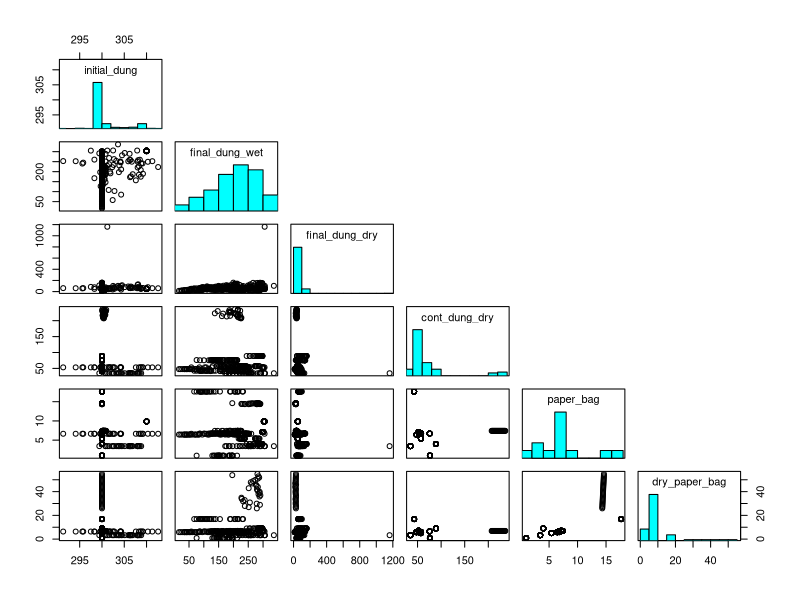
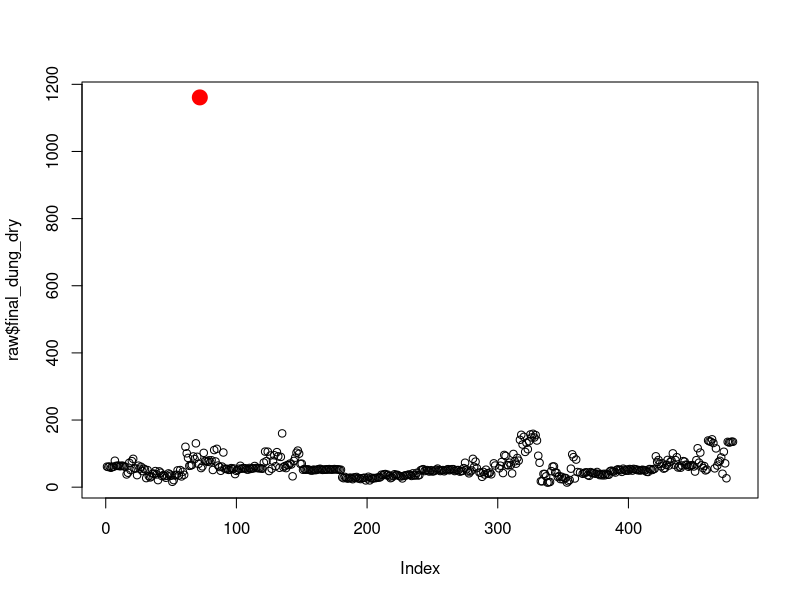
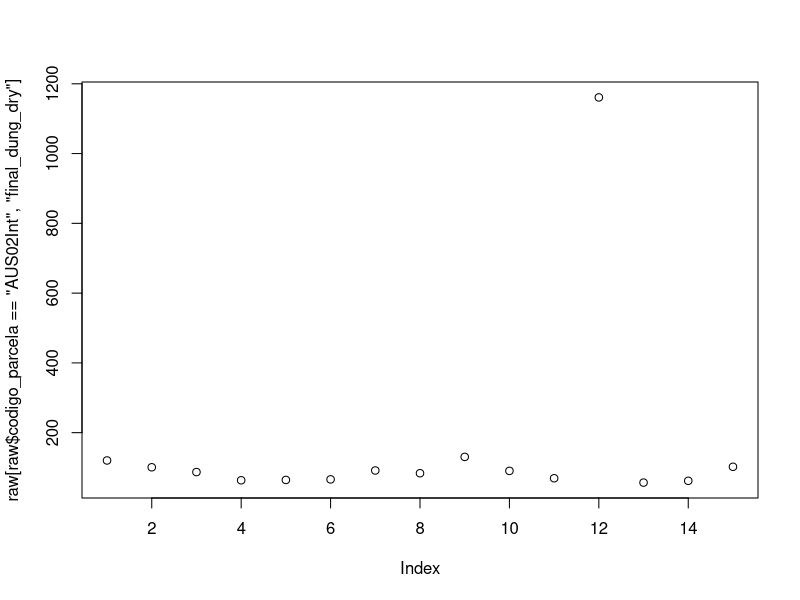
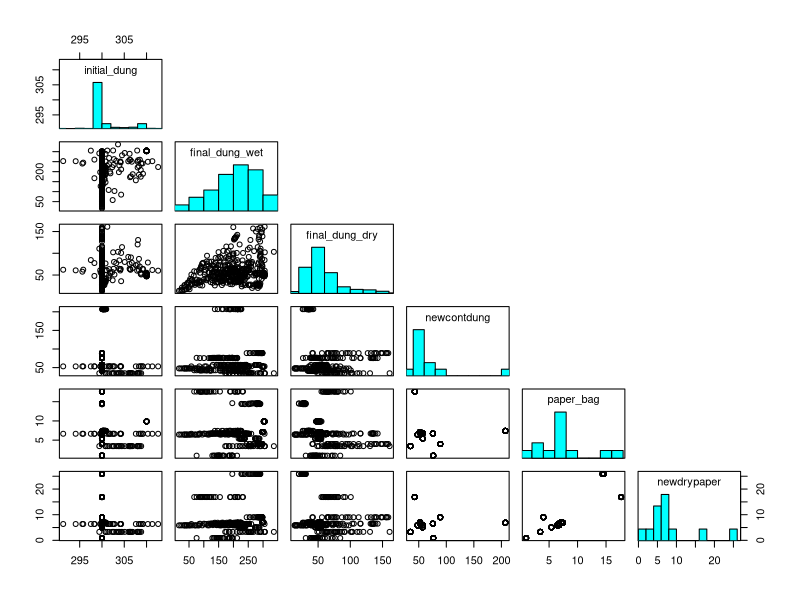
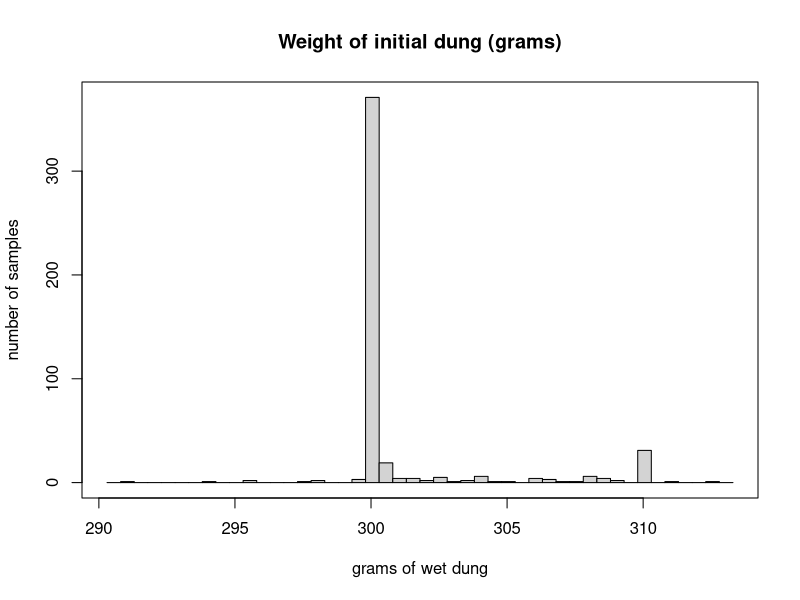
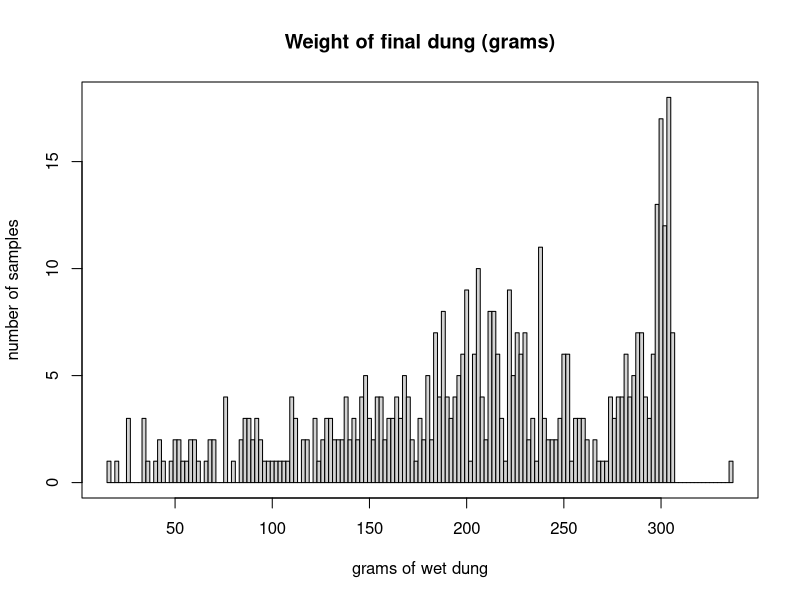
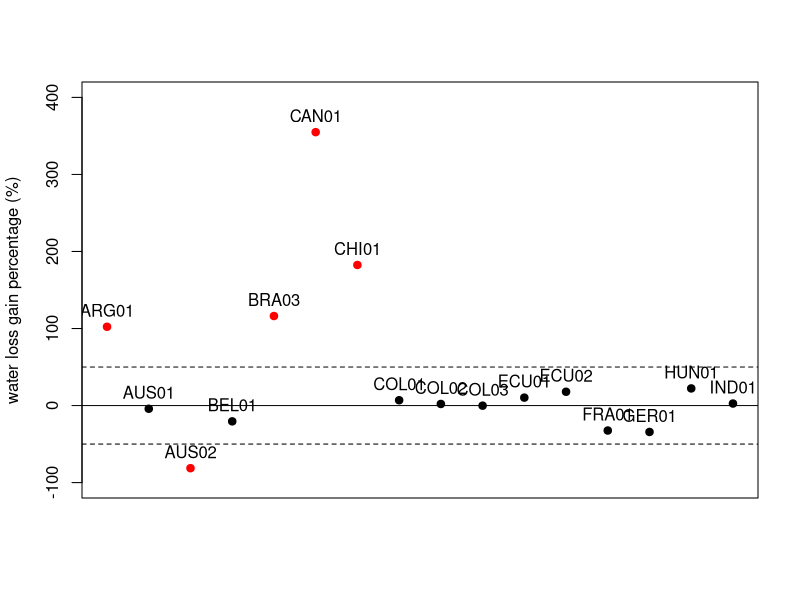
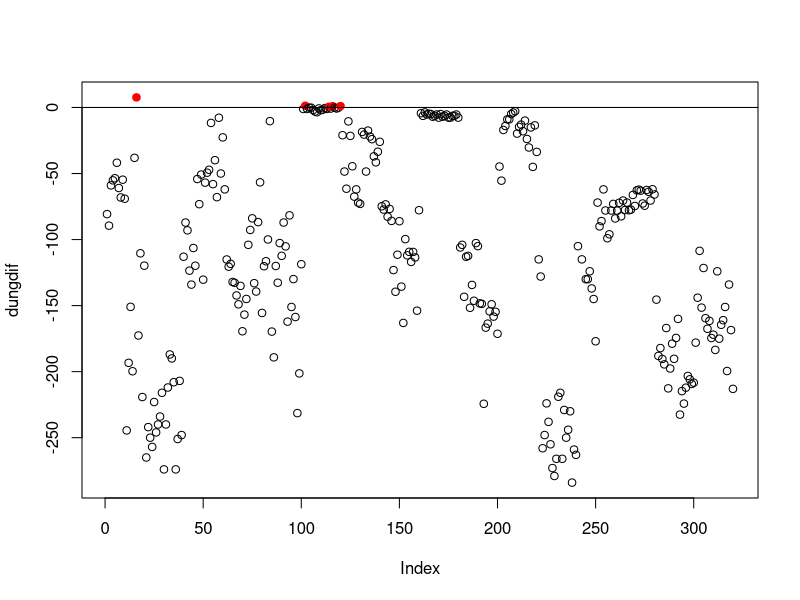

The R script that drew these images, in order:
## ---- chunk 1
# setwd("/home/indra/Documents/20160101.Noriega.exp.remocion/")
knitr::opts_knit$set(root.dir ="/home/indra/Documents/20160101.Noriega.exp.remocion/", message=F, warning=F, verbose=F, comment=F)
knitr::opts_chunk$set(message=F, warning=F, verbose=F, echo=F, autodep=T, cache=T, fig.width=10)
## ---- chunk 2
raw <- read.table("data/removal.csv", header=T, sep=";", na.strings=c("-", "N/A"))
## ---- chunk 3
labels <- 1:4
apply(raw[labels], 2, table)
## ---- chunk 4
raw$manejo <- factor(raw$manejo, labels=c("Int", "Ext"))
table(raw$manejo)
## ---- chunk 5
summary(raw[-labels])
## ---- chunk 6
t(t(data.frame("num.NAs"=apply(raw[-labels], 2, function(x){round((nrow(raw)-length(which(complete.cases(x)))) / nrow(raw) *100, 2)}))))
## ---- chunk 7
summary(raw[-labels])

## put histograms on the diagonal
panel.hist <- function(x, ...)
{
    usr <- par("usr"); on.exit(par(usr))
    par(usr = c(usr[1:2], 0, 1.5) )
    h <- hist(x, plot = FALSE)
    breaks <- h$breaks; nB <- length(breaks)
    y <- h$counts; y <- y/max(y)
    rect(breaks[-nB], 0, breaks[-1], y, col = "cyan", ...)
}
pairs(raw[-labels], bg = "grey80", diag.panel = panel.hist, cex.labels = 1, upper.panel=NULL)
# pairs(raw[-labels])
## ---- chunk 8
plot(raw$final_dung_dry, pch=c(1,19)[as.factor(raw$final_dung_dry==max(raw$final_dung_dry, na.rm=T))], col=c("black", "red")[as.factor(raw$final_dung_dry==max(raw$final_dung_dry, na.rm=T))], cex=c(1,2)[as.factor(raw$final_dung_dry==max(raw$final_dung_dry, na.rm=T))])

t(raw[which(raw$final_dung_dry==max(raw$final_dung_dry, na.rm=T)),])
## ---- chunk 9
plot(raw[raw$codigo_parcela=="AUS02Int","final_dung_dry"])
summary(raw[raw$codigo_parcela=="AUS02Int","final_dung_dry"])

# correct 
raw[which(raw$final_dung_dry==max(raw$final_dung_dry, na.rm=T)), "final_dung_dry"] <- 161
## ---- chunk 10
raw$newdrypaper <- raw$dry_paper_bag
raw$newdrypaper[raw$newdrypaper>25.89] <- 25.89

raw$newcontdung <- raw$cont_dung_dry
raw$newcontdung[raw$newcontdung>207.13] <- 207.13

pairs(raw[c("initial_dung", "final_dung_wet", "final_dung_dry", "newcontdung", "paper_bag", "newdrypaper")], bg = "grey80", diag.panel = panel.hist, cex.labels = 1, upper.panel=NULL)
## ---- chunk 11
raw <- raw[-grep(x=names(raw), pattern=c("dry|bag|new"))]
## ---- chunk 12
hist(raw$initial_dung, main="Weight of initial dung (grams)", xlab="grams of wet dung", ylab="number of samples", breaks=seq(min(raw$initial_dung)-1, max(raw$initial_dung)+1, 0.5)); box()

table(cut(raw$initial_dung, breaks=c(280,299.9,300,320), labels=c("smaller", "300gr", "bigger")))
## ---- chunk 13
hist(raw$final_dung_wet, main="Weight of final dung (grams)", xlab="grams of wet dung", ylab="number of samples", breaks=seq(min(raw$final_dung_wet, na.rm=T)-1, max(raw$final_dung_wet, na.rm=T)+1, 2)); box()

# table(cut(raw$final_dung_wet, breaks=c(0,299.9,300,320), labels=c("smaller", "300gr", "bigger")))
## ---- chunk 14
library(plyr)
weightloss <- ddply(raw, .(codigo_parcela, unidad, manejo), .fun=summarize, 
      "H2O.loss" = mean(initial_dung - final_dung_wet, na.rm=T))
H2O.loss <- weightloss[weightloss$unidad=="Cont",]
H2O.loss$ID <- strtrim(H2O.loss$codigo_parcela, width=5)
comp.loss <- reshape(H2O.loss, v.names="H2O.loss", idvar="ID", timevar="manejo", direction="wide", drop="codigo_parcela")
names(comp.loss) <- c("unidad", "ID", "Ext", "Int")
comp.loss <- comp.loss[c("ID", "unidad", "Ext", "Int")]
comp.loss$prop <- round(100*(comp.loss$Ext / comp.loss$Int) - 100, 2)

arrange(comp.loss, prop)
# plot(Ext ~ Int, data=comp.loss, xlim=c(0,180), ylim=c(0,180), xlab="water loss Controles Extensivo", ylab="water loss Controles Intensivo"); abline(a=0, b=1); text(comp.loss$Int, comp.loss$Ext, labels=comp.loss$ID, pos=4)
acc <- 50
plot(comp.loss$prop, axes=F, xlab="", ylab="water loss gain percentage (%)", pch=19, col=c("red", "black", "red")[cut(comp.loss$prop, breaks=c(min(comp.loss$prop), -acc, acc, max(comp.loss$prop)), include.lowest=T)], ylim=c(-100,400))
axis(2); box(); abline(h=0); text(comp.loss$prop, labels=comp.loss$ID, pos=3); abline(h=acc, lty=2); abline(h=-acc, lty=2)
## ---- chunk 15
xp <- raw[raw$unidad!="Cont",]
dungdif <- xp$final_dung_wet - xp$initial_dung
plot(dungdif, pch=c(1,19)[as.factor(dungdif>0)], col=c("black", "red")[as.factor(dungdif>0)]); abline(h=0)
xp[which(dungdif>0),1:6]
library(ggplot2)
qplot(dungdif, geom = "histogram", fill = dungdif < 0, binwidth=4, xlab="weight diff (water not considered)")
## ---- chunk 16
xp <- merge(xp, H2O.loss[,c("codigo_parcela", "H2O.loss")])
xp <- xp[,c("codigo_parcela", "manejo", "unidad", "no_unidad", "initial_dung", "final_dung_wet", "H2O.loss")]
head(xp)
xp$rem48 <- (xp$initial_dung - (xp$final_dung_wet + xp$H2O.loss))/48

qplot(rem48, data=xp, geom = "histogram", fill = rem48 > 0, binwidth=0.1, xlab="Removal rate in 48h (gr/h)")
## ---- chunk 17
xp[which(xp$rem48<0),]
